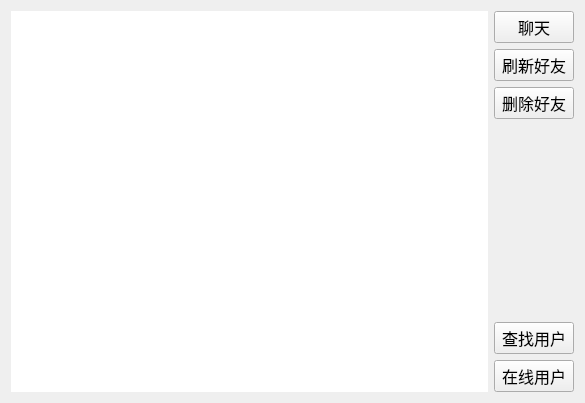
<?xml version="1.0" encoding="UTF-8"?>
<ui version="4.0">
 <class>Friend</class>
 <widget class="QWidget" name="Friend">
  <property name="geometry">
   <rect>
    <x>0</x>
    <y>0</y>
    <width>585</width>
    <height>403</height>
   </rect>
  </property>
  <property name="windowTitle">
   <string>Form</string>
  </property>
  <layout class="QGridLayout" name="gridLayout_2">
   <item row="0" column="0">
    <widget class="QListWidget" name="listWidget">
     <property name="frameShape">
      <enum>QFrame::NoFrame</enum>
     </property>
    </widget>
   </item>
   <item row="0" column="1">
    <layout class="QGridLayout" name="gridLayout">
     <item row="0" column="0">
      <widget class="QPushButton" name="chat_PB">
       <property name="font">
        <font>
         <family>Adobe Arabic</family>
         <pointsize>12</pointsize>
        </font>
       </property>
       <property name="text">
        <string>聊天</string>
       </property>
      </widget>
     </item>
     <item row="1" column="0">
      <widget class="QPushButton" name="flush_PB">
       <property name="font">
        <font>
         <family>Adobe Arabic</family>
         <pointsize>12</pointsize>
        </font>
       </property>
       <property name="text">
        <string>刷新好友</string>
       </property>
      </widget>
     </item>
     <item row="2" column="0">
      <widget class="QPushButton" name="del_PB">
       <property name="font">
        <font>
         <family>Adobe Arabic</family>
         <pointsize>12</pointsize>
        </font>
       </property>
       <property name="text">
        <string>删除好友</string>
       </property>
      </widget>
     </item>
     <item row="3" column="0">
      <spacer name="verticalSpacer">
       <property name="orientation">
        <enum>Qt::Vertical</enum>
       </property>
       <property name="sizeHint" stdset="0">
        <size>
         <width>20</width>
         <height>118</height>
        </size>
       </property>
      </spacer>
     </item>
     <item row="4" column="0">
      <widget class="QPushButton" name="findUser_PB">
       <property name="font">
        <font>
         <family>Adobe Arabic</family>
         <pointsize>12</pointsize>
        </font>
       </property>
       <property name="text">
        <string>查找用户</string>
       </property>
      </widget>
     </item>
     <item row="5" column="0">
      <widget class="QPushButton" name="onlineUser_PB">
       <property name="font">
        <font>
         <family>Adobe Arabic</family>
         <pointsize>12</pointsize>
        </font>
       </property>
       <property name="text">
        <string>在线用户</string>
       </property>
      </widget>
     </item>
    </layout>
   </item>
  </layout>
 </widget>
 <resources/>
 <connections/>
</ui>
